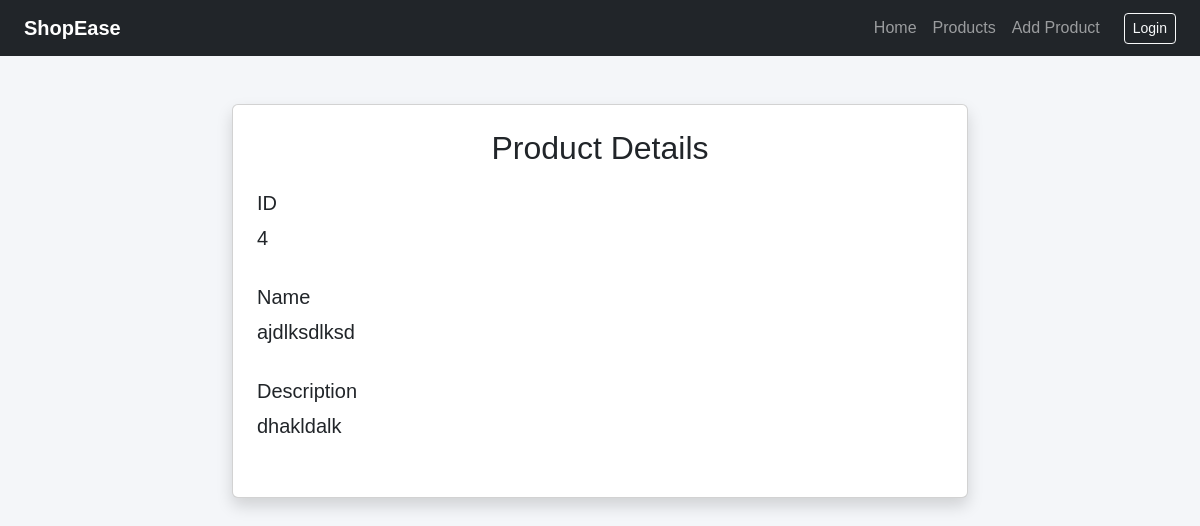
Page /home/product/4/ on the committed database.
### home/models.py (models this page shows, shortened)
class Product(models.Model):
    name = models.CharField(max_length=100)
    price = models.FloatField(default=0)
    description = models.TextField()
    photo=models.ImageField(null=True)

### home/views.py (the view)
# urls.py: path('product/<int:id>/',get_item,name='product'),
def get_item(request,id):
	try:
		product=Product.objects.get(id=id)
	except:
		return HttpResponse("Product Not Found")
	data={
		'product':product
	}
	return render(request,"home/product.html",data)

### templates/home/product.html
{% extends 'base.html' %}
{% block content %}
{% include 'nav.html' %}
<div class="container mt-5">
    <div class="row justify-content-center">
        <div class="col-md-8">
            <div class="card shadow p-4">
                <h2 class="text-center mb-4">Product Details</h2>
                <div class="mb-3">
                    <h5>ID</h5>
                    <p class="fs-5">{{ product.id }}</p>
                </div>
                <div class="mb-3">
                    <h5>Name</h5>
                    <p class="fs-5">{{ product.name }}</p>
                </div>
                <div class="mb-3">
                    <h5>Description</h5>
                    <p class="fs-5">{{ product.description }}</p>
                </div>
            </div>
        </div>
    </div>
</div>
{% endblock %}

### static/css/style.css (style rules this page uses)
body { background-color: #f4f6f9; font-family: Arial, sans-serif; margin: 0; padding: 0; }

### rows in the picture
Product: id "4", name "ajdlksdlksd", description "dhakldalk"
